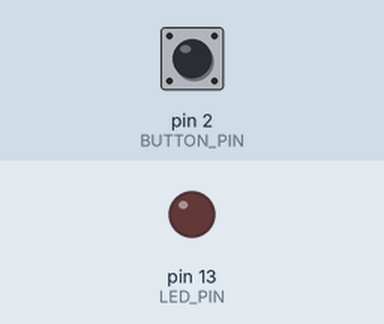
Simulated run of this sketch. Board: Arduino Uno, built with avr-gcc and run on an emulated ATmega328P. Parts: output pins drawn as LEDs (lit = HIGH). Inputs (shaded band) come from the test bench; at power-on: pin 2 (BUTTON_PIN) HIGH. What the sketch prints to the serial monitor is not drawn.

Above: at 1.2 s.
1.3 s: pin 2 (BUTTON_PIN) pulled LOW for 0.15 s
At 1.37 s:
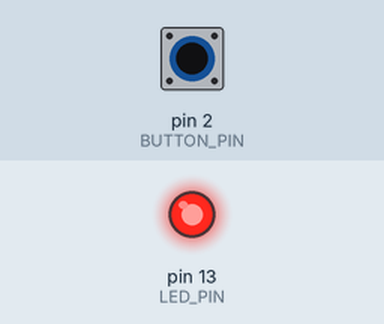
2.9 s: pin 2 (BUTTON_PIN) pulled LOW for 3.2 s
At 7.3 s:
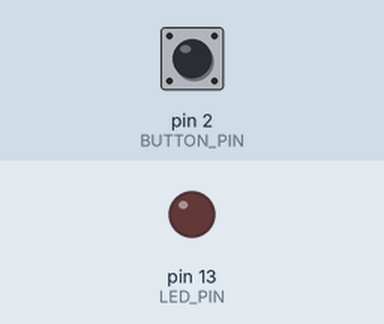
Timing chart, 0 to 8.8 s (numbered marks = the images above; inputs shaded):
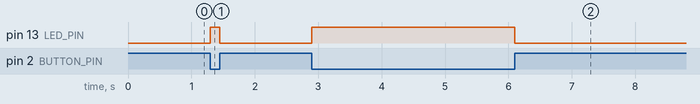

The sketch:

main.ino
```cpp
/**
  Press the button to turn on the LED
  31 Mar 2025 by Blind Author
*/

const int BUTTON_PIN = 2;
const int LED_PIN = 13;

void setup() {
  Serial.begin(9600);
  Serial.println("Button LED test starts");

  pinMode(BUTTON_PIN, INPUT_PULLUP);
  pinMode(LED_PIN, OUTPUT);
}

void loop() {
  int buttonState = digitalRead(BUTTON_PIN);

  if (buttonState == LOW) {
    digitalWrite(LED_PIN, HIGH);
  }

  else {
    digitalWrite(LED_PIN, LOW);
  }

}
```

Measured:
- after the input at 1.3 s, pin 13 (LED_PIN): LOW → HIGH at once, → LOW 0.15 s later
- after the input at 2.9 s, pin 13 (LED_PIN): LOW → HIGH at once, → LOW 3.2 s later
